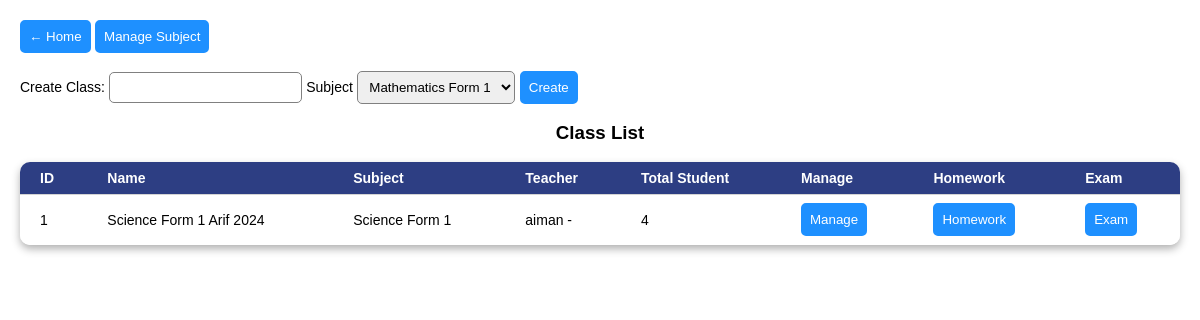
/class.php (signed in), run on an earlier commit of the app's database.
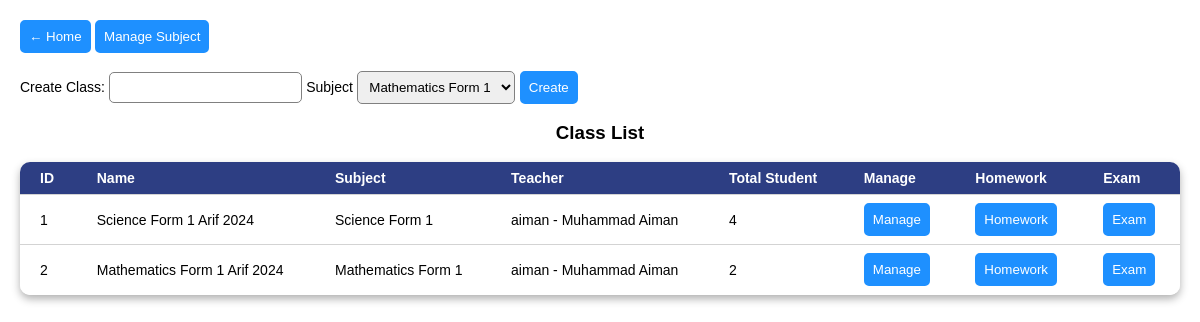
And on a later commit of the database.
### tables this page shows
CREATE TABLE `class` (
  `rowid` bigint(20) NOT NULL,
  `teacher_rowid` bigint(20) NOT NULL DEFAULT 0 COMMENT 'Refer to user.rowid',
  `subject_rowid` bigint(20) NOT NULL DEFAULT 0 COMMENT 'Refer to subject.rowid',
  `name` varchar(100) NOT NULL,
  `create_date` datetime NOT NULL DEFAULT current_timestamp()
);

CREATE TABLE `subject` (
  `rowid` bigint(20) NOT NULL,
  `name` varchar(100) NOT NULL,
  `create_date` datetime NOT NULL DEFAULT current_timestamp(),
  `create_user` bigint(20) NOT NULL DEFAULT 0 COMMENT 'Refer to user.rowid'
);

### server/db.class.php (called while the page is built, shortened)
<?php
    class db {
        public $conn;
        private $hostname = "localhost";
        private $databasename = "educonnect";
        private $username = "root";
        private $password = "";
        function __construct($hostname = "", $databasename = "", $username = "", $password = "") {
            try {
                $this->hostname = $hostname != "" ? $hostname : $this->hostname;
                $this->databasename = $databasename != "" ? $databasename : $this->databasename;
                $this->password = $password != "" ? $password : $this->password;
                $this->conn = new PDO("mysql:host=$this->hostname; dbname=$this->databasename", $this->username, $this->password);
                $this->conn->exec("SET CHARACTER SET utf8");
            } catch (Exception $e) {
                $this->add_error_msg($e->getMessage());
            }
        }
        function sql_select($sql) {
            $return = [];
            try{
                $result = $this->conn->query($sql);
                if ($result !== false) {
                    $cols = $result->columnCount();
                    $count = 0;
                    foreach ($result as $row) {
                        $return[$count] = $this->sql_select_clearance($cols, $row);
                        $count++;
                    }
                } else {
                    throw new PDOException("[Error] Wrong SQL");
                }
            }
            catch(PDOException $e) {
                $this->sql_select_result = false;
                $this->sql_select_reason = $e->getMessage();
                $this->add_error_msg($e->getMessage());
                return [];
            }
            return $return;
        }
        function sql_select_clearance($length, $arr) {
            for($l = 0; $l < $length; $l++) {
                unset($arr[$l]);
            }
            return $arr;
        }
    }

### server/user.class.php (called while the page is built, shortened)
<?php
class user {
  function is_login() {
    try {
      $this->role = $_SESSION['role'];
      return true;
    } catch (Exception $e) {
      $this->add_error_msg($e->getMessage());
      return false;
    }
  }
}

### server/classs.class.php (the view, shortened to what this page needs)
<?php
class classs{
  private $db;
  private $user;
  function __construct() {
    $this->db = new db();
    $this->user = new user();
  }
  function tc_list() {
    $this->user->is_login();
    $header = $this->user->role == "teacher" ? "<th>Manage</th><th>Homework</th><th>Exam</th>" : "";
    $ret_html = "<tr>"
      .  "<th>ID</th>"
      .  "<th>Name</th>"
      .  "<th>Subject</th>"
      .  "<th>Teacher</th>"
      .  "<th>Total Student</th>"
      ."$header</tr>";
    try {
      foreach ($this->db->sql_select("SELECT A.rowid, A.name, CONCAT(B.userid, ' - ', B.fullname) AS teacher, C.name AS `subject`, (SELECT COUNT(*) FROM class_student WHERE class_rowid=A.rowid) AS student FROM class A LEFT JOIN user B ON A.teacher_rowid=B.rowid LEFT JOIN `subject` C ON A.subject_rowid=C.rowid") as $val) {
        $btn = $this->user->role == "teacher" ? "<td><button onclick=\"manage_class('" . $val['rowid'] . "')\">Manage</button></td><td><button onclick=\"manage_homework('" . $val['rowid'] . "')\">Homework</button></td><td><button onclick=\"manage_exam('" . $val['rowid'] . "')\">Exam</button></td>" : "";
        $ret_html .= "<tr>"
          .  "<td>" . $val['rowid'] . "</td>"
          .  "<td>" . $val['name'] . "</td>"
          .  "<td>" . $val['subject'] . "</td>"
          .  "<td>" . $val['teacher'] . "</td>"
          .  "<td>" . $val['student'] . "</td>"
          ."$btn</tr>";
      }
    } catch (Exception $e) {
      $this->add_error_msg($e->getMessage());
      $ret_html .= "<tr><td colspan='20'>No Class</td></tr>";
    }
    return $ret_html;
  }
}

What changed in the data, as far as the page shows it:
computed for class "Science Form 1 Arif 2024": teacher "aiman -" → "aiman - Muhammad Aiman"
added class: rowid "2", name "Mathematics Form 1 Arif 2024", subject.name "Mathematics Form 1", teacher "aiman - Muhammad Aiman", student "2"
